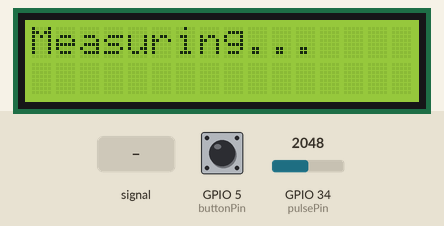
Simulated run of this sketch. Board: ESP32. Parts: 16×2 character LCD. Inputs (shaded band) come from the test bench; at power-on: GPIO 5 (buttonPin) HIGH, GPIO 34 (pulsePin) = 2048. What the sketch prints to the serial monitor is not drawn.

Above: at 13.4 s.
13.5 s: GPIO 5 (buttonPin) pulled LOW for 0.15 s
At 13.9 s:
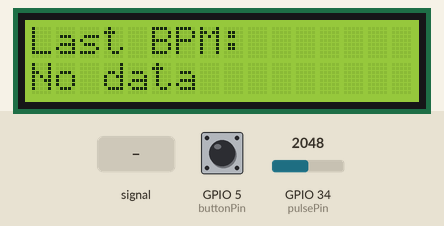
15.1 s: GPIO 5 (buttonPin) pulled LOW for 1 s
At 16.1 s:
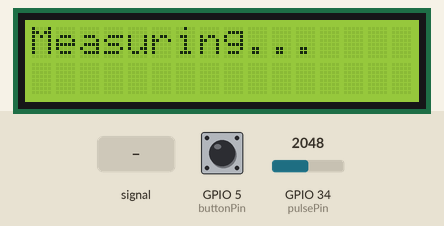
17.6 s: GPIO 5 (buttonPin) pulled LOW for 3.2 s
At 18.2 s:
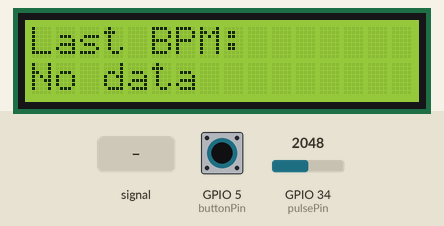
22.3 s: GPIO 34 (pulsePin) fed a 200 Hz sine of ±327 counts around its level
At 26.0 s:
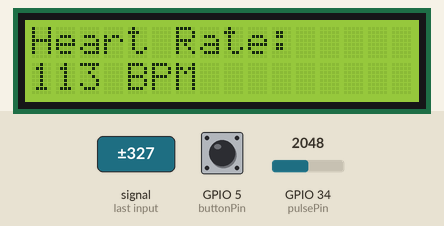
Timing chart, 0 to 26.3 s (numbered marks = the images above; inputs shaded):
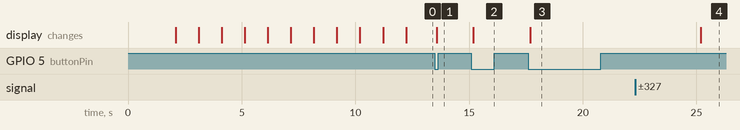

The sketch:

bpm.ino
```cpp
#include <Wire.h>
#include <LiquidCrystal_I2C.h>

LiquidCrystal_I2C lcd(0x27, 16, 2);

// Pins and Threshold
const int pulsePin = 34;
const int threshold = 2000;

const int buttonPin = 5;
int buttonState = HIGH;
int lastButtonState = HIGH;
unsigned long lastDebounceTime = 0;
const unsigned long debounceDelay = 50;
int buttonPressCount = 0;

// Timing and BPM Calculation
unsigned long startTime;
const unsigned long measurementDuration = 10000;

int Signal;
boolean Pulse = false;
unsigned long lastBeatTime = 0;
unsigned long sampleCounter = 0;
unsigned long lastTime = 0;
int rate[10];
int rateSpot = 0;
int beatCount = 0;
bool measuring = false;

int finalBPM = 0;
int lastBPM = 0;

void setup() {
  Serial.begin(115200);
  lcd.init();
  lcd.backlight();

  pinMode(pulsePin, INPUT);
  pinMode(buttonPin, INPUT_PULLUP);

  for (int i = 0; i < 10; i++) rate[i] = 600;

  lcd.setCursor(0, 0);
  lcd.print("Place finger...");
  delay(2000);

  // Countdown before measurement
  for (int i = 10; i >= 1; i--) {
    lcd.clear();
    lcd.setCursor(0, 0);
    lcd.print("Start in:");
    lcd.setCursor(8, 1);
    lcd.print(i);
    delay(1000);
  }

  lcd.clear();
  lcd.setCursor(0, 0);
  lcd.print("Measuring...");

  measuring = true;
  lastTime = millis();
  startTime = millis();
  sampleCounter = 0;
}

void loop() {
  // --- Button Debounce ---
  int reading = digitalRead(buttonPin);
  if (reading != lastButtonState) {
    lastDebounceTime = millis();
  }

  if ((millis() - lastDebounceTime) > debounceDelay) {
    if (reading != buttonState) {
      buttonState = reading;
      if (buttonState == LOW) {
        buttonPressCount++;
        handleButtonPress();
      }
    }
  }
  lastButtonState = reading;

  if (!measuring) return;

  unsigned long now = millis();
  Signal = analogRead(pulsePin);
  sampleCounter += (now - lastTime);
  lastTime = now;

  // Detect heartbeat
  if (Signal > threshold && Pulse == false) {
    Pulse = true;
    unsigned long IBI = sampleCounter - lastBeatTime;
    lastBeatTime = sampleCounter;

    if (IBI > 300 && IBI < 2000) {
      rate[rateSpot] = IBI;
      rateSpot = (rateSpot + 1) % 10;
      beatCount++;
    }
  }

  if (Signal < threshold && Pulse == true) {
    Pulse = false;
  }

  // Stop measuring after duration
  if (now - startTime >= measurementDuration) {
    measuring = false;
    lcd.clear();

    if (beatCount < 2) {
      lcd.setCursor(0, 0);
      lcd.print("No pulse found");
      Serial.println("No pulse found.");
    } else {
      int validCount = 0;
      long sumIBI = 0;
      for (int i = 0; i < 10; i++) {
        if (rate[i] > 0) {
          sumIBI += rate[i];
          validCount++;
        }
      }

      int avgIBI = sumIBI / validCount;
      lastBPM = finalBPM;  // Save previous value
      finalBPM = 60000 / avgIBI;

      lcd.setCursor(0, 0);
      lcd.print("Heart Rate:");
      lcd.setCursor(0, 1);
      lcd.print(finalBPM);
      lcd.print(" BPM");

      Serial.print("Final BPM: ");
      Serial.println(finalBPM);
    }
  }

  delay(20); // slight delay for stability
}

void handleButtonPress() {
  if (buttonPressCount == 1) {
    lcd.clear();
    lcd.setCursor(0, 0);
    lcd.print("Last BPM:");
    lcd.setCursor(0, 1);
    if (lastBPM == 0) {
      lcd.print("No data");
    } else {
      lcd.print(lastBPM);
      lcd.print(" BPM");
    }
  } else if (buttonPressCount == 2) {
    buttonPressCount = 0;
    // Restart measurement
    for (int i = 0; i < 10; i++) rate[i] = 600;
    beatCount = 0;
    Pulse = false;
    sampleCounter = 0;
    lastBeatTime = 0;
    lastTime = millis();
    startTime = millis();
    lcd.clear();
    lcd.setCursor(0, 0);
    lcd.print("Measuring...");
    measuring = true;
  }
}
```

Measured:
- after the input at 13.5 s, the display: changes after 0.08 s (image 1)
- after the input at 15.1 s, the display: changes after 0.08 s (image 2)
- after the input at 17.6 s, the display: changes after 0.08 s (image 3)
- after the input at 22.3 s, the display: changes after 2.9 s (image 4)
